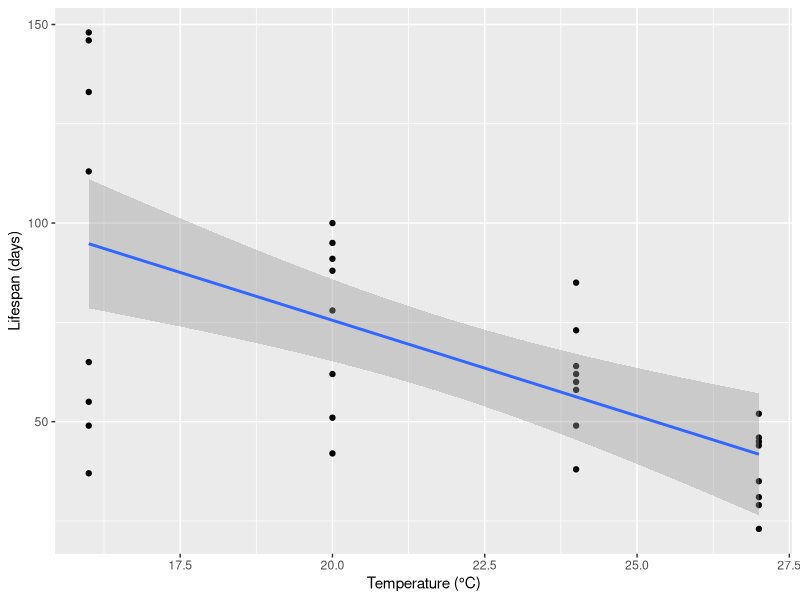
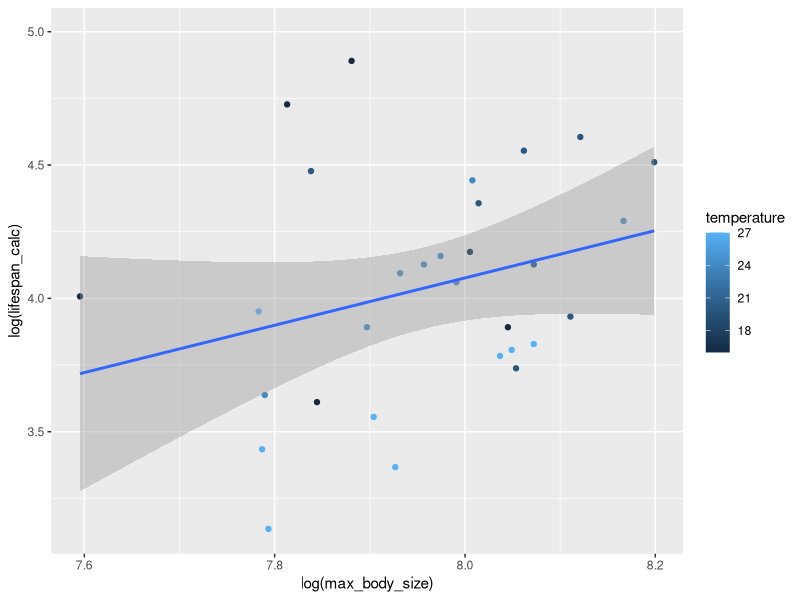

The R source for these figures, in order:


library(tidyverse)
library(lubridate)
library(cowplot)


lifespan <- read_csv("data-raw/lifespan-data.csv") %>% 
	filter(!is.na(temperature))


ls2 <- lifespan %>% 
	gather(birth_date, death_date, 9:50, key = "clutch_no", value = "date") %>% 
	mutate(date = mdy(date)) %>% 
	spread(key = clutch_no, value = date)

ls3 <- ls2 %>% 
	filter(temperature > 10) %>% 
	mutate(lifespan_calc = interval(birth_date, death_date)/ddays(1)) 


ls3 %>% 
	ggplot(aes(x = temperature, y = lifespan_calc)) + geom_point() +
	geom_smooth(method = "lm") +
	ylab("Lifespan (days)") + xlab("Temperature (°C)")

ls3 %>% 
	lm(lifespan_calc ~ temperature, data = .) %>% summary()


ls3 %>% 
	ggplot(aes(x = log(max_body_size), y = log(lifespan_calc), color = temperature)) + geom_point() +
	geom_smooth(method = "lm")
	

ls3 %>% 
	filter(temperature > 10) %>% 
	lm(log(lifespan_calc) ~ log(max_body_size), data = .) %>% summary()
